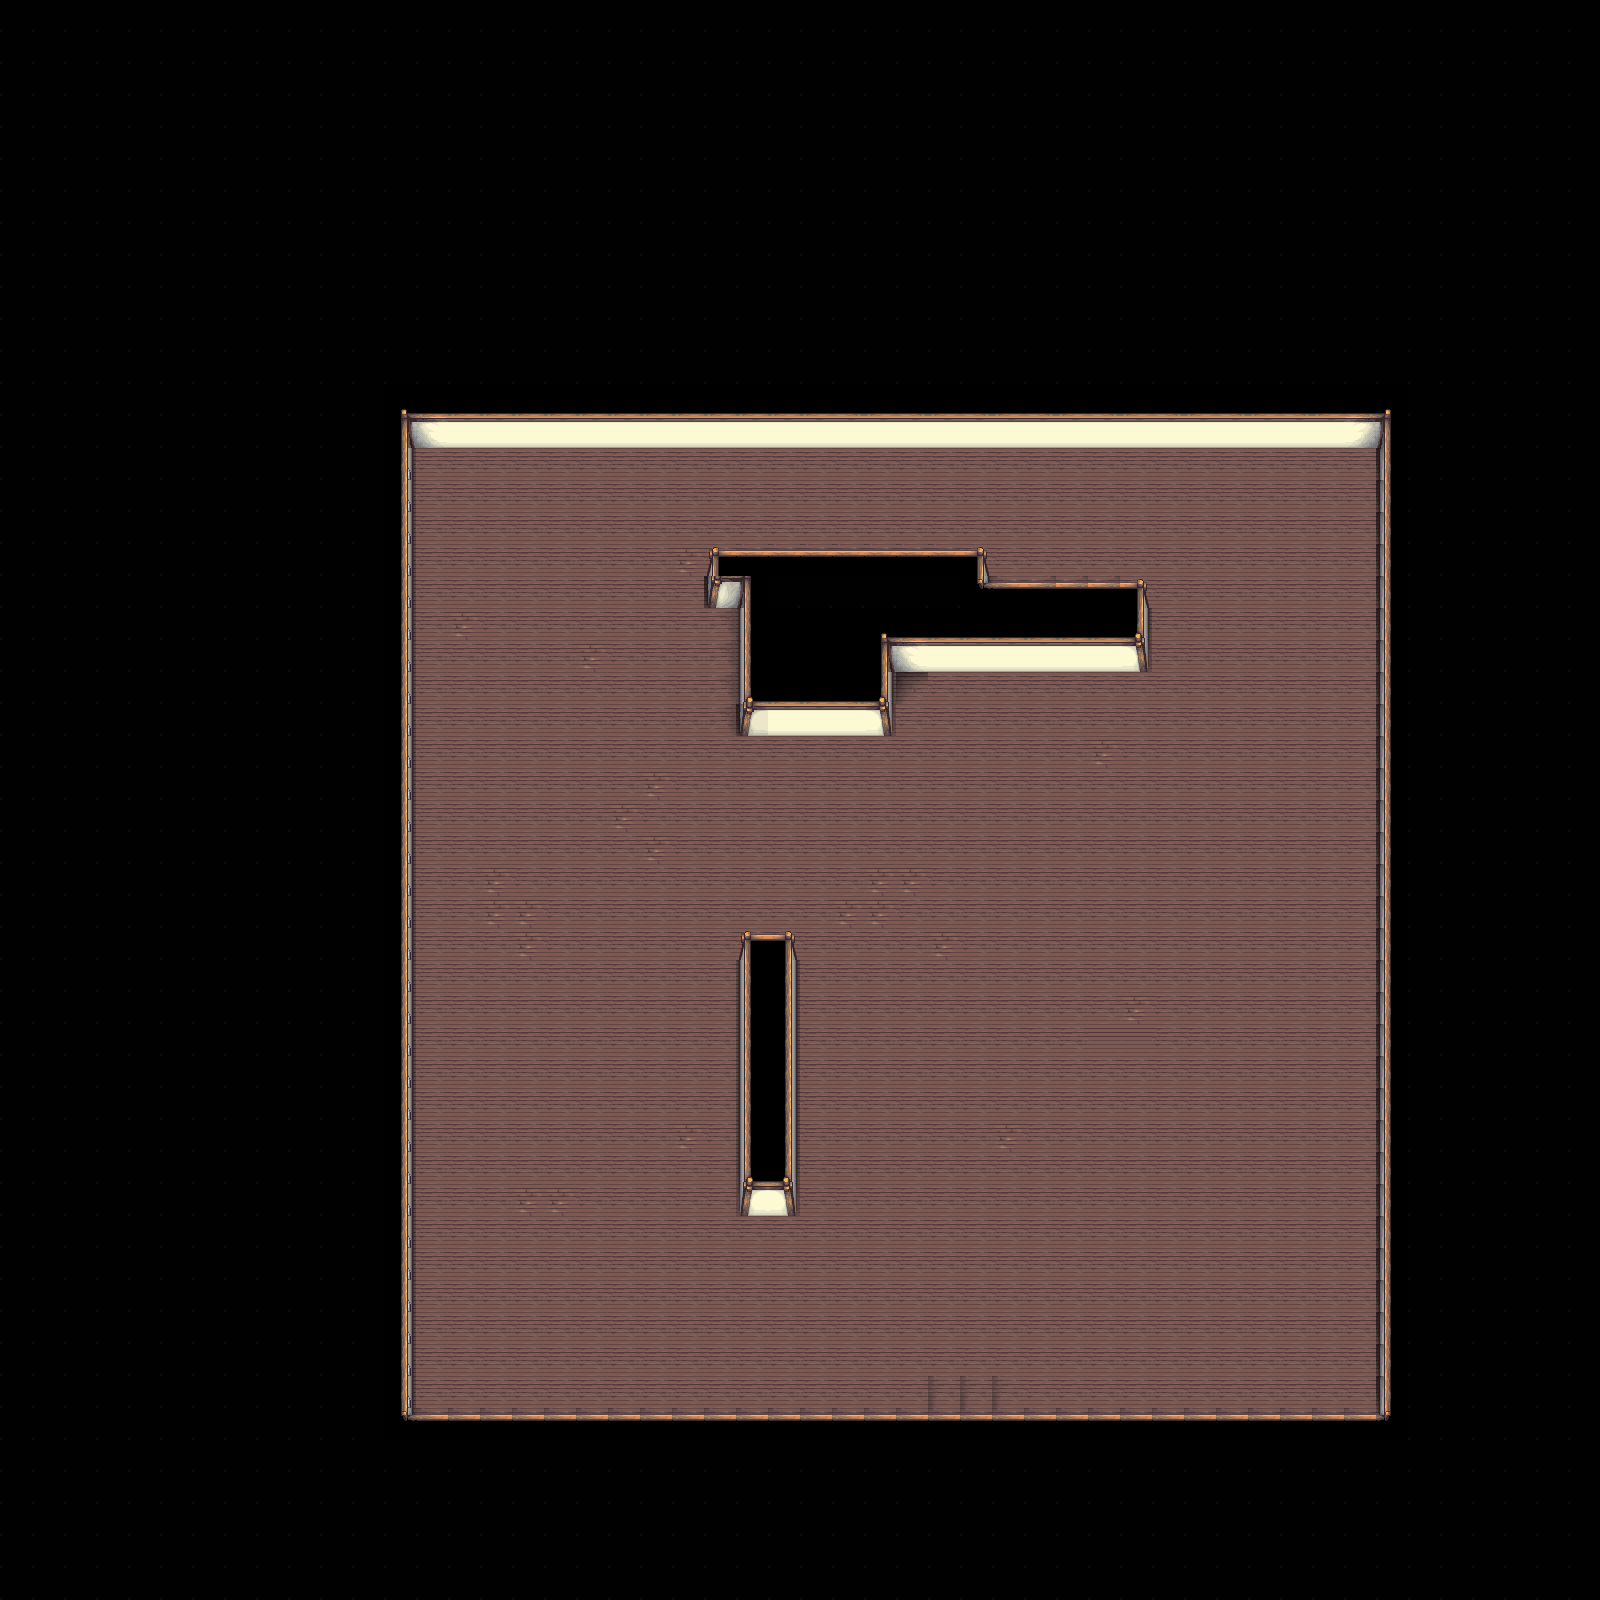

This game map was drawn from its Tiled (.tmx) file and the tilesets committed beside it. A one-line description and the trimmed map source follow:
An orthogonal 50x50 tile map with 32x32 px tiles, 2 tile layers (floor, walls).

<map version="1.0" orientation="orthogonal" renderorder="right-down" width="50" height="50" tilewidth="32" tileheight="32" nextobjectid="1">
 <tileset firstgid="1" name="tilesetHouse" tilewidth="32" tileheight="32" tilecount="117" columns="9">
  <image source="tilesets/tilesetHouse.png" width="288" height="416" />
 </tileset>
 <layer name="floor" width="50" height="50">
  <data>[2500 cells, 900 non-empty, 6 distinct tile ids]</data>
 </layer>
 <layer name="walls" width="50" height="50">
  <data>[2500 cells, 1677 non-empty, 30 distinct tile ids]</data>
 </layer>
</map>
